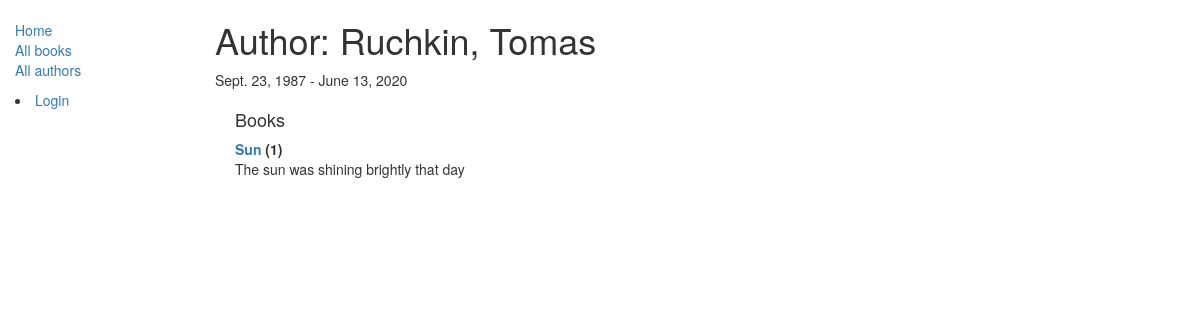
The app's page /catalog/author/1 with its own data.
### catalog/models.py (models this page shows, shortened)
class Author(models.Model):
    first_name = models.CharField(max_length=100)
    last_name = models.CharField(max_length=100)
    date_of_birth = models.DateField(null=True, blank=True)
    date_of_death = models.DateField('Died', null=True, blank=True)
    def __str__(self):
        return '{0}, {1}'.format(self.last_name, self.first_name)

class Book(models.Model):
    title = models.CharField(max_length=200)
    author = models.ForeignKey('Author', on_delete=models.SET_NULL, null=True)
    summary = models.TextField(max_length=1000, help_text="Enter a brief description of the book")
    isbn = models.CharField('ISBN',max_length=13, help_text='13 Character <a href="https://www.isbn-international.org/content/what-isbn">ISBN number</a>')
    genre = models.ManyToManyField(Genre, help_text="Select a genre for this book")
    def __str__(self):
        return self.title
    def display_genre(self):
        return ', '.join([genre.name for genre in self.genre.all()[:3]])
    display_genre.short_description = 'Genre'

### catalog/views.py (the view)
# urls.py: url(r'^author/(?P<pk>\d+)$', views.AuthorDetailView.as_view(), name='author-detail'),
class AuthorDetailView(generic.DetailView):
    model = Author

### catalog/templates/catalog/Author_detail.html
{% extends "base_generic.html" %}
{% block content %}
  <h1>Author: {{ author }} </h1>
  <p>{{author.date_of_birth}} - {% if author.date_of_death %}{{author.date_of_death}}{% endif %}</p>
  <div style="margin-left:20px;margin-top:20px">
    <h4>Books</h4>
    <dl>
      {% for book in author.book_set.all %}
        <dt><a href="{% url 'book-detail' book.pk %}">{{book}}</a> ({{book.bookinstance_set.all.count}})</dt>
        <dd>{{book.summary}}</dd>
      {% endfor %}
    </dl>
  </div>
{% endblock %}

### records on screen
Author: last_name+first_name "Ruchkin, Tomas", date_of_birth "Sept. 23, 1987", date_of_death "June 13, 2020"
Book: title "Sun", bookinstance_set.all.count "1", summary "The sun was shining brightly that day"
